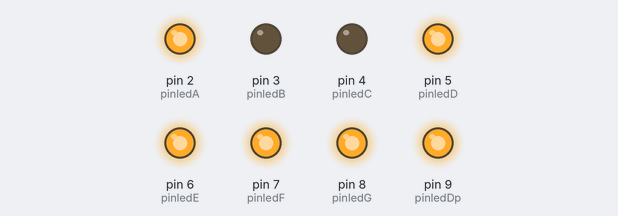
Bench run of a sketch on a simulated Arduino Uno, built with avr-gcc and run on an emulated ATmega328P. Parts: output pins drawn as LEDs (lit = HIGH).

Above: at 0.5 s.
At 1.5 s:
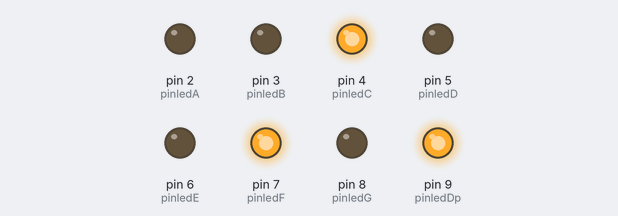
At 2.5 s:
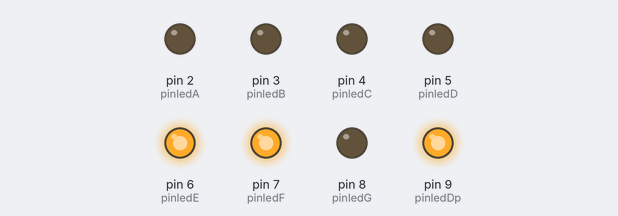
Timing chart, 0 to 3.5 s (numbered marks = the images above):
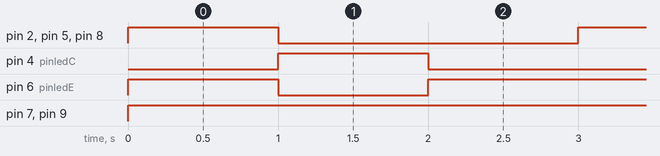

Measured:
- by itself, pin 2 (pinledA), pin 4 (pinledC), pin 5 (pinledD), pin 8 (pinledG): alternates HIGH for 1.0 s and LOW for 2.0 s
- by itself, pin 6 (pinledE): repeats every 3.0 s: LOW 1.0 s, HIGH 2.0 s
- by itself, pin 7 (pinledF), pin 9 (pinledDp): LOW → HIGH at 0.00 s

The sketch:

SevenSegmentDisplay.ino
```cpp
//commom anoda
//Initiation
const int pinledA = 2;
const int pinledB = 3;
const int pinledC = 4;
const int pinledD = 5;
const int pinledE = 6;
const int pinledF = 7;
const int pinledG = 8;
const int pinledDp = 9;

void setup (){
  pinMode(pinledA, OUTPUT);
  pinMode(pinledB, OUTPUT);
  pinMode(pinledC, OUTPUT);
  pinMode(pinledD, OUTPUT);
  pinMode(pinledE, OUTPUT);
  pinMode(pinledF, OUTPUT);
  pinMode(pinledG, OUTPUT);
  pinMode(pinledDp, OUTPUT);
}

//membuat kondisi ssd awal mati
void loop(){
  digitalWrite(pinledA,HIGH);
  digitalWrite(pinledB,HIGH);
  digitalWrite(pinledC,HIGH);
  digitalWrite(pinledD,HIGH);
  digitalWrite(pinledE,HIGH);
  digitalWrite(pinledF,HIGH);
  digitalWrite(pinledG,HIGH);
  digitalWrite(pinledDp,HIGH);

  //membuat angka 1 (pinled B dan C berlogika 0)
  digitalWrite(pinledB,LOW);
  digitalWrite(pinledC,LOW);
  digitalWrite(pinledA,HIGH);
  digitalWrite(pinledD,HIGH);
  digitalWrite(pinledE,HIGH);
  digitalWrite(pinledF,HIGH);
  digitalWrite(pinledG,HIGH);
  delay(1000);

  //membuat angka 2 (pinled C dan F berlogika 1)
  digitalWrite(pinledC,HIGH);
  digitalWrite(pinledF,HIGH);
  digitalWrite(pinledA,LOW);
  digitalWrite(pinledB,LOW);
  digitalWrite(pinledD,LOW);
  digitalWrite(pinledE,LOW);
  digitalWrite(pinledG,LOW);
  delay(1000);

  //membuat angka 3 (pinled E dan F berlogika 1)
  digitalWrite(pinledE,HIGH);
  digitalWrite(pinledF,HIGH);
  digitalWrite(pinledA,LOW);
  digitalWrite(pinledB,LOW);
  digitalWrite(pinledC,LOW);
  digitalWrite(pinledD,LOW);
  digitalWrite(pinledG,LOW);
  delay(1000);
}
```
